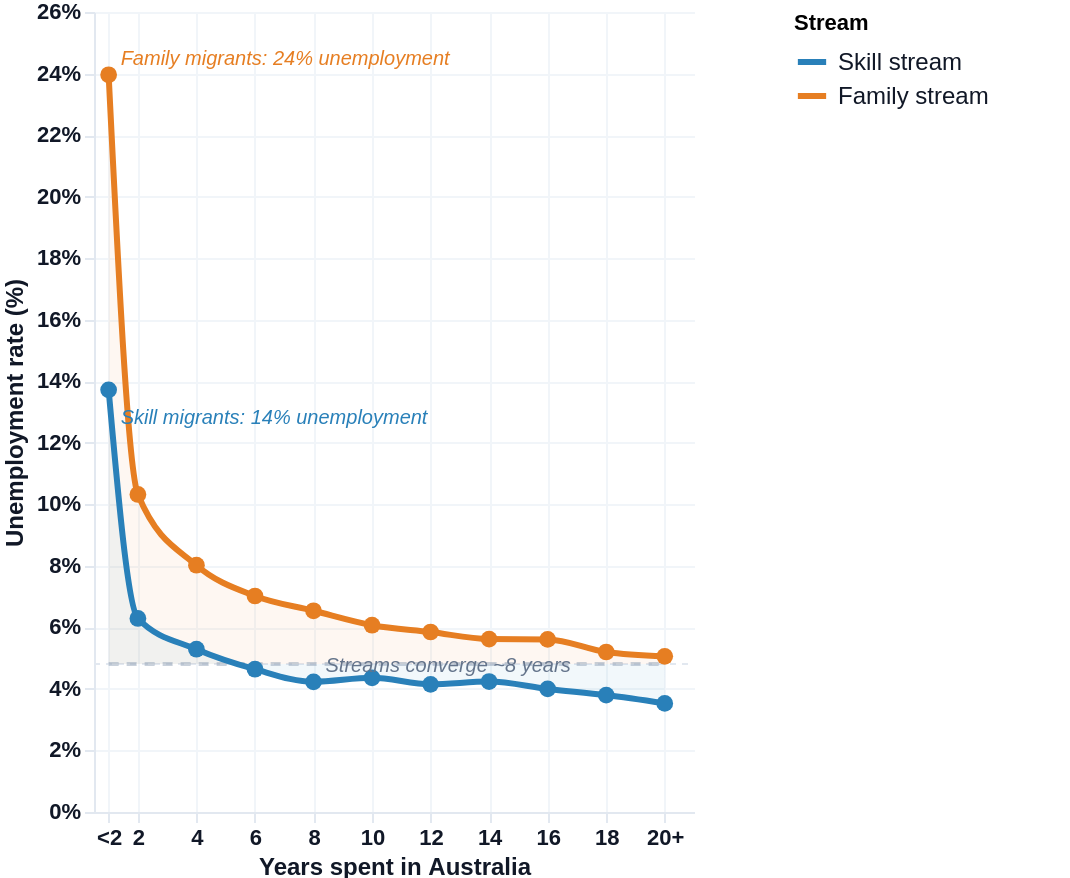

Specify this chart in Vega-Lite:
### Vega-Lite specification from a JSON file in a GitHub repository (floating-point values rounded to 4 significant figures)
{"$schema": "https://vega.github.io/schema/vega-lite/v5.json", "width": "container", "height": 400, "background": "#ffffff", "padding": {"right": 40}, "config": {"view": {"stroke": null}, "font": "Arial, sans-serif", "axis": {"labelFont": "Arial, sans-serif", "titleFont": "Arial, sans-serif", "labelFontSize": 11, "titleFontSize": 12, "gridColor": "#f1f5f9", "gridWidth": 1, "domainColor": "#e2e8f0", "tickColor": "#e2e8f0", "labelColor": "#111827", "titleColor": "#111827", "labelFontWeight": "bold", "titleFontWeight": "bold"}, "legend": {"labelFont": "Arial, sans-serif", "titleFont": "Arial, sans-serif", "labelFontSize": 12, "labelColor": "#111827"}}, "data": {"values": [{"x": 1, "xlabel": "<2 yrs", "rate": 13.72, "stream": "Skill stream"}, {"x": 1, "xlabel": "<2 yrs", "rate": 23.96, "stream": "Family stream"}, {"x": 1, "xlabel": "<2 yrs", "rate": 4.81, "stream": "Australian-born"}, {"x": 2, "xlabel": "2 yrs", "rate": 6.29, "stream": "Skill stream"}, {"x": 2, "xlabel": "2 yrs", "rate": 10.32, "stream": "Family stream"}, {"x": 2, "xlabel": "2 yrs", "rate": 4.81, "stream": "Australian-born"}, {"x": 4, "xlabel": "4 yrs", "rate": 5.29, "stream": "Skill stream"}, {"x": 4, "xlabel": "4 yrs", "rate": 8.02, "stream": "Family stream"}, {"x": 4, "xlabel": "4 yrs", "rate": 4.81, "stream": "Australian-born"}, {"x": 6, "xlabel": "6 yrs", "rate": 4.64, "stream": "Skill stream"}, {"x": 6, "xlabel": "6 yrs", "rate": 7.02, "stream": "Family stream"}, {"x": 6, "xlabel": "6 yrs", "rate": 4.81, "stream": "Australian-born"}, {"x": 8, "xlabel": "8 yrs", "rate": 4.23, "stream": "Skill stream"}, {"x": 8, "xlabel": "8 yrs", "rate": 6.54, "stream": "Family stream"}, {"x": 8, "xlabel": "8 yrs", "rate": 4.81, "stream": "Australian-born"}, {"x": 10, "xlabel": "10 yrs", "rate": 4.36, "stream": "Skill stream"}, {"x": 10, "xlabel": "10 yrs", "rate": 6.07, "stream": "Family stream"}, {"x": 10, "xlabel": "10 yrs", "rate": 4.81, "stream": "Australian-born"}, {"x": 12, "xlabel": "12 yrs", "rate": 4.15, "stream": "Skill stream"}, {"x": 12, "xlabel": "12 yrs", "rate": 5.85, "stream": "Family stream"}, {"x": 12, "xlabel": "12 yrs", "rate": 4.81, "stream": "Australian-born"}, {"x": 14, "xlabel": "14 yrs", "rate": 4.24, "stream": "Skill stream"}, {"x": 14, "xlabel": "14 yrs", "rate": 5.62, "stream": "Family stream"}, {"x": 14, "xlabel": "14 yrs", "rate": 4.81, "stream": "Australian-born"}, {"x": 16, "xlabel": "16 yrs", "rate": 4.0, "stream": "Skill stream"}, {"x": 16, "xlabel": "16 yrs", "rate": 5.61, "stream": "Family stream"}, {"x": 16, "xlabel": "16 yrs", "rate": 4.81, "stream": "Australian-born"}, {"x": 18, "xlabel": "18 yrs", "rate": 3.8, "stream": "Skill stream"}, {"x": 18, "xlabel": "18 yrs", "rate": 5.2, "stream": "Family stream"}, {"x": 18, "xlabel": "18 yrs", "rate": 4.81, "stream": "Australian-born"}, {"x": 20, "xlabel": "20+ yrs", "rate": 3.53, "stream": "Skill stream"}, {"x": 20, "xlabel": "20+ yrs", "rate": 5.06, "stream": "Family stream"}, {"x": 20, "xlabel": "20+ yrs", "rate": 4.81, "stream": "Australian-born"}]}, "encoding": {"x": {"field": "x", "type": "quantitative", "title": "Years spent in Australia", "axis": {"values": [1, 2, 4, 6, 8, 10, 12, 14, 16, 18, 20], "labelExpr": "datum.value === 1 ? '<2' : datum.value === 20 ? '20+' : datum.value + ''", "labelFontSize": 11, "titleFontSize": 12, "labelFontWeight": "bold", "titleFontWeight": "bold", "grid": true}, "scale": {"domain": [0.5, 21]}}, "y": {"field": "rate", "type": "quantitative", "title": "Unemployment rate (%)", "axis": {"labelExpr": "datum.value + '%'", "labelFontSize": 11, "titleFontSize": 12, "labelFontWeight": "bold", "titleFontWeight": "bold"}, "scale": {"domain": [0, 26]}}}, "layer": [{"mark": {"type": "rule", "color": "#e2e8f0", "strokeWidth": 1, "strokeDash": [3, 3]}, "transform": [{"filter": "datum.stream === 'Australian-born' && datum.x === 1"}], "encoding": {"y": {"datum": 4.81}, "x": {"datum": 0.5}, "x2": {"datum": 21}}}, {"mark": {"type": "area", "interpolate": "monotone", "opacity": 0.06}, "transform": [{"filter": "datum.stream === 'Family stream'"}], "encoding": {"x": {"field": "x", "type": "quantitative"}, "y": {"field": "rate", "type": "quantitative"}, "y2": {"datum": 4.81}, "color": {"value": "#e67e22"}}}, {"mark": {"type": "area", "interpolate": "monotone", "opacity": 0.06}, "transform": [{"filter": "datum.stream === 'Skill stream'"}], "encoding": {"x": {"field": "x", "type": "quantitative"}, "y": {"field": "rate", "type": "quantitative"}, "y2": {"datum": 4.81}, "color": {"value": "#2980b9"}}}, {"mark": {"type": "line", "strokeWidth": 2, "interpolate": "monotone", "strokeDash": [5, 4], "opacity": 0.5}, "transform": [{"filter": "datum.stream === 'Australian-born'"}], "encoding": {"x": {"field": "x", "type": "quantitative"}, "y": {"field": "rate", "type": "quantitative"}, "color": {"value": "#94a3b8"}}}, {"params": [{"name": "highlight", "select": {"type": "point", "fields": ["stream"]}, "bind": "legend"}], "mark": {"type": "line", "strokeWidth": 3, "interpolate": "monotone"}, "transform": [{"filter": "datum.stream !== 'Australian-born'"}], "encoding": {"x": {"field": "x", "type": "quantitative"}, "y": {"field": "rate", "type": "quantitative"}, "color": {"field": "stream", "type": "nominal", "scale": {"domain": ["Skill stream", "Family stream"], "range": ["#2980b9", "#e67e22"]}, "legend": {"title": "Stream", "orient": "right", "symbolType": "stroke", "symbolStrokeWidth": 3, "symbolSize": 200, "offset": 50}}, "opacity": {"condition": {"param": "highlight", "value": 1}, "value": 0.2}}}, {"params": [{"name": "hover", "select": {"type": "point", "on": "mouseover", "fields": ["x"], "nearest": true}}], "mark": {"type": "point", "filled": true, "size": 70, "strokeWidth": 1.5}, "transform": [{"filter": "datum.stream !== 'Australian-born'"}], "encoding": {"x": {"field": "x", "type": "quantitative"}, "y": {"field": "rate", "type": "quantitative"}, "color": {"field": "stream", "type": "nominal", "scale": {"domain": ["Skill stream", "Family stream"], "range": ["#2980b9", "#e67e22"]}, "legend": null}, "opacity": {"condition": {"param": "hover", "value": 1}, "value": 0.4}, "tooltip": [{"field": "xlabel", "title": "Time in Australia"}, {"field": "stream", "title": "Stream"}, {"field": "rate", "title": "Unemployment rate", "format": ".2f"}]}}, {"mark": {"type": "rule", "color": "#cbd5e1", "strokeWidth": 1}, "transform": [{"filter": {"param": "hover", "empty": false}}, {"filter": "datum.stream === 'Skill stream'"}], "encoding": {"x": {"field": "x", "type": "quantitative"}, "y": {"datum": 0}, "y2": {"datum": 26}}}, {"mark": {"type": "text", "align": "left", "dx": 6, "dy": -8, "fontSize": 10, "fontStyle": "italic", "color": "#e67e22"}, "data": {"values": [{"x": 1, "rate": 23.96, "label": "Family migrants: 24% unemployment"}]}, "encoding": {"x": {"field": "x", "type": "quantitative", "scale": {"domain": [0.5, 21]}}, "y": {"field": "rate", "type": "quantitative"}, "text": {"field": "label"}}}, {"mark": {"type": "text", "align": "left", "dx": 6, "dy": 14, "fontSize": 10, "fontStyle": "italic", "color": "#2980b9"}, "data": {"values": [{"x": 1, "rate": 13.72, "label": "Skill migrants: 14% unemployment"}]}, "encoding": {"x": {"field": "x", "type": "quantitative", "scale": {"domain": [0.5, 21]}}, "y": {"field": "rate", "type": "quantitative"}, "text": {"field": "label"}}}, {"mark": {"type": "text", "align": "left", "dx": 6, "dy": -8, "fontSize": 10, "fontStyle": "italic", "color": "#64748b"}, "data": {"values": [{"x": 8, "rate": 4.23, "label": "Streams converge ~8 years"}]}, "encoding": {"x": {"field": "x", "type": "quantitative", "scale": {"domain": [0.5, 21]}}, "y": {"field": "rate", "type": "quantitative"}, "text": {"field": "label"}}}]}
